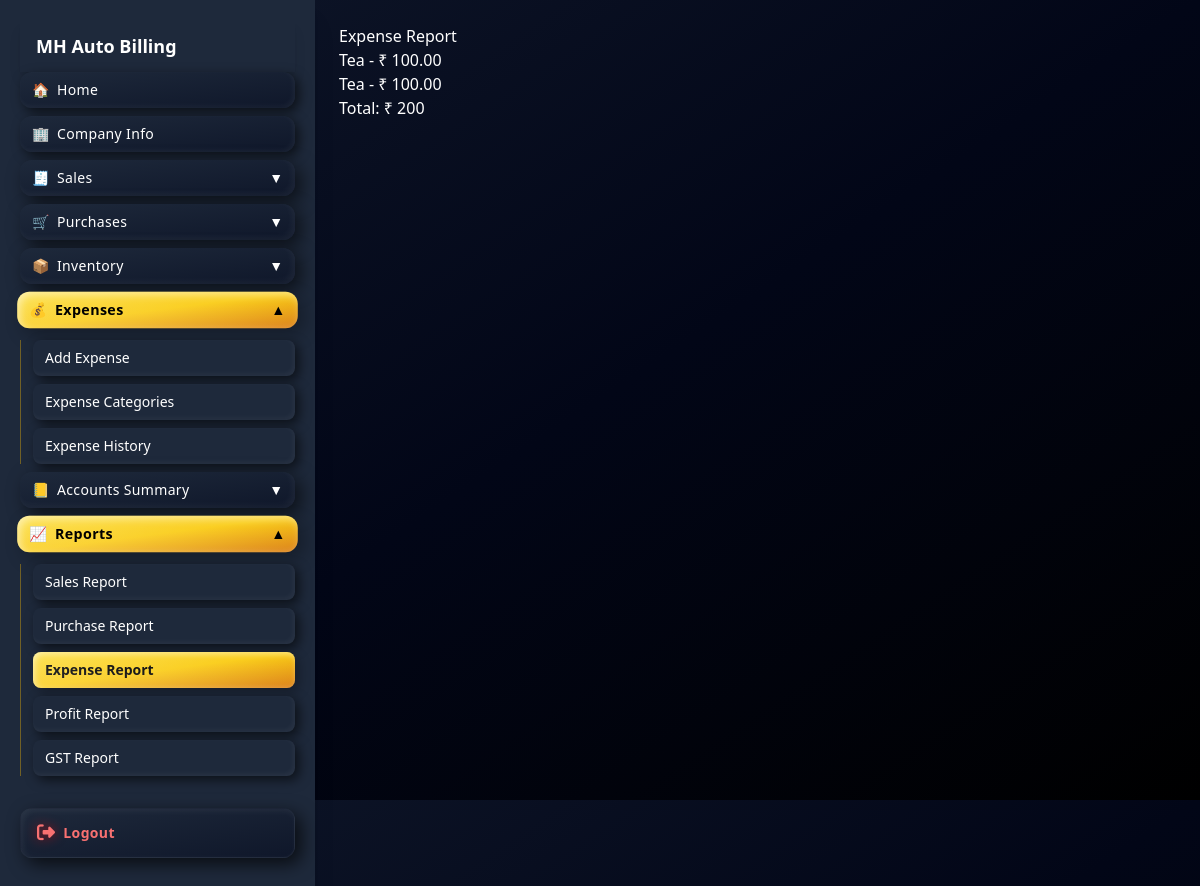
The app's page /reports/expenses/ (signed in) with its own data.
### apps/core/models.py (models this page shows)
class Expense(models.Model):
    category = models.ForeignKey(ExpenseCategory,on_delete=models.CASCADE)
    amount = models.DecimalField(max_digits=10,decimal_places=2)
    date = models.DateField()
    note = models.CharField(max_length=255,blank=True)

class ExpenseCategory(models.Model):
    name = models.CharField(max_length=100)
    def __str__(self):
        return self.name

### apps/core/views.py (the view)
# urls.py: path("reports/expenses/", core_views.expense_report),
@login_required
def expense_report(request):
    expenses = Expense.objects.all()
    total = expenses.aggregate(total=Sum("amount"))["total"] or 0
    return render(request, "dashboard/reports/expenses.html", {
        "expenses": expenses,
        "total": total
    })

### templates/dashboard/reports/expenses.html
{% extends "base.html" %}
{% block content %}
<h2>Expense Report</h2>
{% for e in expenses %}
<p>{{ e.category }} - ₹ {{ e.amount }}</p>
{% endfor %}
<h3>Total: ₹ {{ total }}</h3>
{% endblock %}

### templates/base.html (style rules this page uses)
body { padding-bottom:120px; overflow-y: auto; }

### records on screen
Expense: category "Tea", amount "100.00"
Expense: category "Tea", amount "100.00"

### other values on screen
{{ total }} "200"
